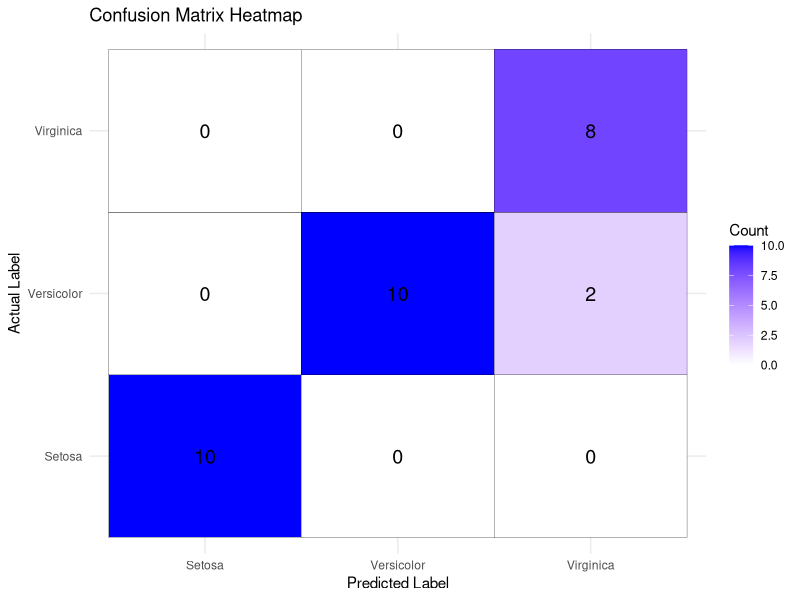

Reproduce this figure in R.
#INSTALLATION OF ML LIBRARIES
install.packages("caret")
library(caret)
library(dplyr)

#IMPORTING THE DATA
data(iris)

#BASIC EDA
summary(iris)
str(iris)

#CHECK DATA FOR MISSING VALUES
sum(is.na(iris))
colSums(is.na(iris))

#prePROCESSING DATA
#SPLIT THE DATA INTO TESTING AND TRAINING SETS
set.seed(123)
trainIndex <- createDataPartition(iris$Species, p = 0.8, list=FALSE)
trainData <- iris[trainIndex, ]
testData <- iris[-trainIndex, ]

#STANDARDIZE THE NUMERICAL FEATURES:
preProcValues <- preProcess(trainData[, -5], method = c("center", "scale"))
trainTransformed <- predict(preProcValues, trainData[, -5])
testTransformed <- predict(preProcValues, testData[, -5])

#ENCODING CATEGORICAL VARIABLES
dummies <- dummyVars(Species ~ ., data = trainData)
trainTransformedDummies <- predict(dummies, newdata = trainData)
testTransformedDummies <- predict(dummies, newdata = testData)
#END OF prePROCESSING DATA

#TRAINING A MODEL
set.seed(123)
model <- train(Species ~ ., data = trainData, 
               method = "rf", trControl = trainControl(method = "cv", number = 10))
print(model)

#TUNING HYPERPARAMETERS
tuneGrid <- expand.grid(mtry = c(1, 2, 3))
set.seed(123)
modelTuned <- train(Species ~ ., data = trainData, 
                    method = "rf", trControl = trainControl(method = "cv", number = 10),
                    tuneGrid = tuneGrid)
print(modelTuned)

#EVALUATING THE MODELS PERFORMANCE ON TEST DATA
predictions <- predict(modelTuned, newdata = testData)
confMatrix <- confusionMatrix(predictions, testData$Species)
print(confMatrix)


library(ggplot2)
library(reshape2)
# Manually input confusion matrix values
conf_matrix_df <- data.frame(
  Actual = rep(c("Setosa", "Versicolor", "Virginica"), each = 3),
  Predicted = rep(c("Setosa", "Versicolor", "Virginica"), times = 3),
  Count = c(10, 0, 0, 0, 10, 2, 0, 0, 8)  # Fill in actual confusion matrix values
)

# Convert to matrix format
conf_matrix_melted <- melt(conf_matrix_df)
ggplot(conf_matrix_df, aes(x = Predicted, y = Actual, fill = Count)) +
  geom_tile(color = "black") +
  scale_fill_gradient(low = "white", high = "blue") +
  geom_text(aes(label = Count), color = "black", size = 5) +
  labs(title = "Confusion Matrix Heatmap", x = "Predicted Label", y = "Actual Label") +
  theme_minimal()






